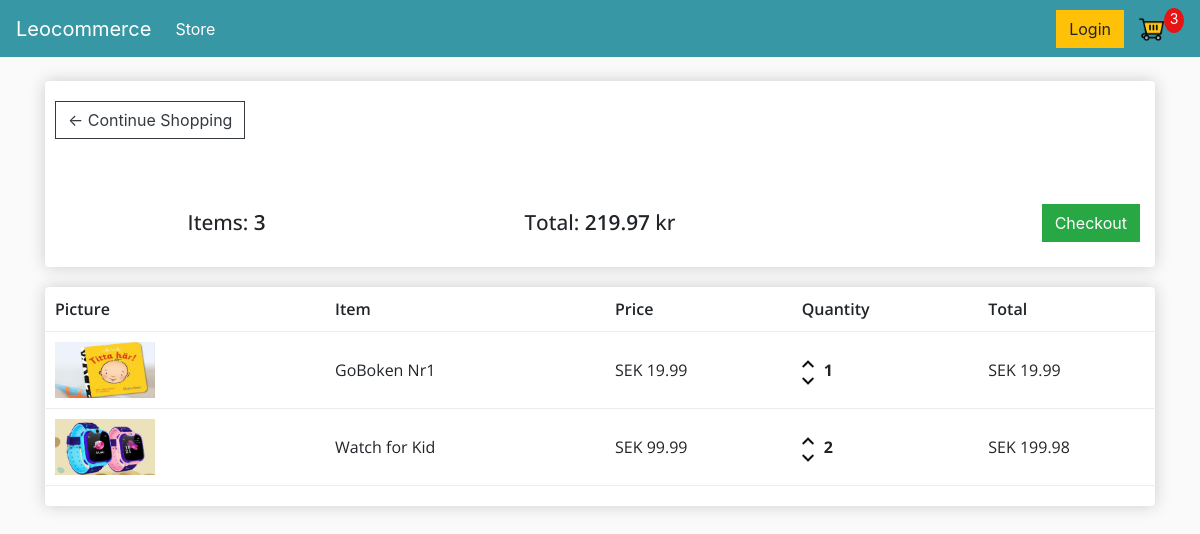
The app's page /cart/ (signed in), older data.
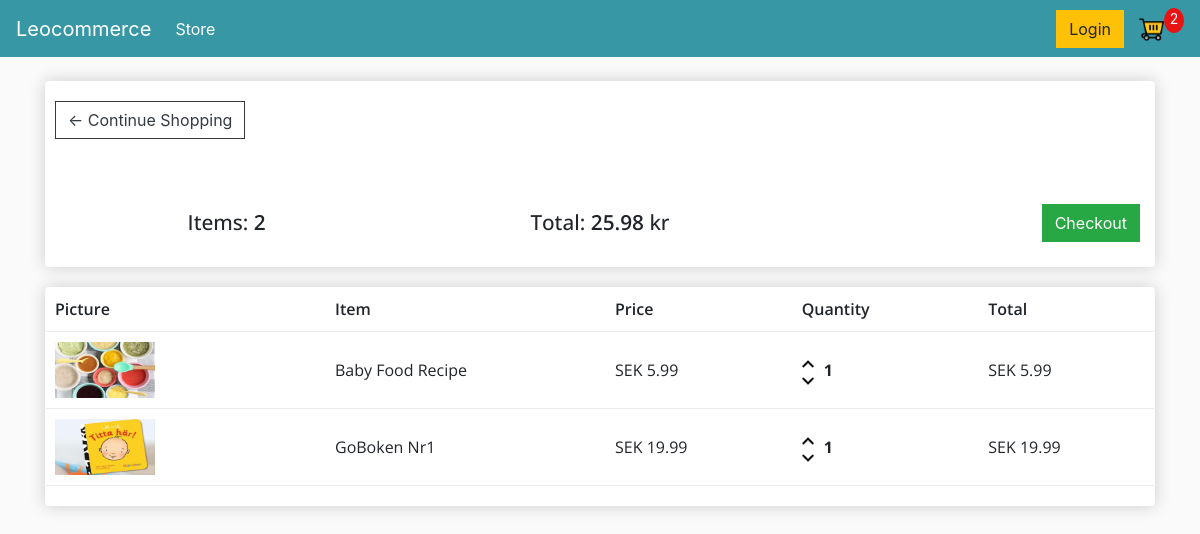
The same page, newer data.
### store/models.py (models this page shows, shortened)
class Order(models.Model):
    customer = models.ForeignKey(
        Customer, on_delete=models.SET_NULL, null=True, blank=True)
    date_ordered = models.DateTimeField(auto_now_add=True)
    complete = models.BooleanField(default=False, null=True, blank=False)
    transaction_id = models.CharField(max_length=200, null=True)
    @property
    def get_cart_total(self):
        orderitems = self.orderitem_set.all()
        total = sum([item.get_total for item in orderitems])
        return total
    @property
    def get_cart_items_quantity(self):
        orderitems = self.orderitem_set.all()
        total = sum([item.quantity for item in orderitems])
        return total

class OrderItem(models.Model):
    product = models.ForeignKey(
        Product, on_delete=models.SET_NULL, null=True, blank=True)
    order = models.ForeignKey(
        Order, on_delete=models.SET_NULL, null=True, blank=True)
    quantity = models.IntegerField(default=0, null=True, blank=True)
    date_added = models.DateTimeField(auto_now_add=True)
    @property
    def get_total(self):
        total = self.product.price * self.quantity
        return total

class Product(models.Model):
    name = models.CharField(max_length=200, null=True)
    price = models.DecimalField(max_digits=7, decimal_places=2)
    digital = models.BooleanField(default=False, null=True, blank=False)
    image = models.ImageField(null=True, blank=True)
    @property
    def imageURL(self):
        try:
            url = self.image.url
        except:
            url = ""
        return url

### store/views.py (the view)
# urls.py: path('cart/', views.cart, name="cart"),
def cart(request):
    data = cart_data(request)
    cartItems = data['cartItems']
    order = data['order']
    items = data['items']
    context = {"items": items, "order_of_this_transaction": order,
               'cartItems': cartItems}
    return render(request, 'store/cart.html', context)

### store/utils.py (called while the page is built)
def cart_data(request):
    if request.user.is_authenticated:
        customer = request.user.customer
        order, created = Order.objects.get_or_create(
            customer=customer, complete=False)
        items = order.orderitem_set.all()
        cartItems = order.get_cart_items_quantity
    else:
        cookieData = cookie_cart(request)
        cartItems = cookieData['cartItems']
        order = cookieData['order']
        items = cookieData['items']
    return {"cartItems": cartItems, "order": order, "items": items}

### store/templates/store/cart.html
{% extends 'store/main.html' %} {% load static %} {% block content %}
<div class="box-element box-1">
  <div class="row">
    <div class="col-lg-12 continue-shopping">
      <a href="{% url 'store' %}" class="btn btn-outline-dark">
        &#x2190; Continue Shopping
      </a>
    </div>
  </div>
  <div class="row align-items-center summary-info">
    <div class="col-lg-4 item">
      Items:
      <i class="item-number">
        {{order_of_this_transaction.get_cart_items_quantity}}
      </i>
    </div>
    <div class="col-lg-4 item">
      Total:
      <i class="price-number">
        {{order_of_this_transaction.get_cart_total|floatformat:2}} </i
      >kr
    </div>
    <div class="col-lg-4">
      <a class="btn btn-success cart-checkout" href="{% url 'checkout' %}"
        >Checkout</a
      >
    </div>
  </div>
</div>
<div class="box-element">
  <div class="row cart-row">
    <div class="col-lg-3 table-header">Picture</div>
    <div class="col-lg-3 table-header">Item</div>
    <div class="col-lg-2 table-header">Price</div>
    <div class="col-lg-2 table-header">Quantity</div>
    <div class="col-lg-2 table-header">Total</div>
  </div>
  {% for item in items %}
  <div class="row cart-row align-items-center">
    <div class="col-lg-3">
      <img class="row-image" src="{{item.product.imageURL}}" alt="" />
    </div>
    <div class="col-lg-3 table-content">{{item.product.name}}</div>
    <div class="col-lg-2 table-content">
      SEK {{item.product.price|floatformat:2}}
    </div>
    <div class="col-lg-2 table-content quantity-container">
      <div class="quantity">
        <img
          data-product="{{item.product.id}}"
          data-action="add"
          src="{% static 'images/up-arrow.png' %}"
          alt=""
          class="chg-quantity update-cart"
        />
        <img
          data-product="{{item.product.id}}"
          data-action="remove"
          src="{% static 'images/down-arrow.png' %}"
          alt=""
          class="chg-quantity update-cart"
        />
      </div>
      <p class="quantity">
        {{item.quantity}}
      </p>
    </div>
    <div class="col-lg-2 table-content">
      <span>SEK {{ item.get_total|floatformat:2 }}</span>
    </div>
  </div>
  {% endfor %}
</div>
{% endblock content %}

Row changes from the older to the newer data that the page shows:
removed OrderItem: product.imageURL (picture), product.name "Watch for Kid", product.price "99.99", quantity "2", get_total "199.98"
computed for Order: get_cart_items_quantity "3" → "2"; get_cart_total "219.97" → "25.98"
added OrderItem: product.imageURL (picture), product.name "Baby Food Recipe", product.price "5.99", quantity "1", get_total "5.99"
Text that changed along with them:
{{ cartItems }}: "3" → "2"
